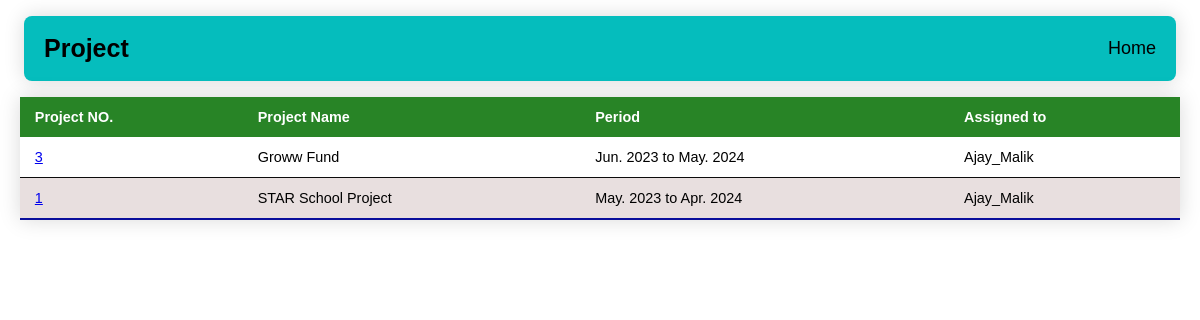
The app's page /ycda/index/ (signed in) with its own data.
### myAPP/models.py (models this page shows, shortened)
class Project_DIP(models.Model):
 project_name=models.CharField(max_length=200)
 category_id = models.ForeignKey("Project_Category", on_delete=models.CASCADE)
 assigned_to = models.ForeignKey(User, on_delete=models.CASCADE)
 budget = models.CharField(max_length=200)
 start_date = models.DateField()
 end_date = models.DateField()
 period = models.IntegerField()
 donor_name=models.CharField(max_length=200)
 created_at = models.DateTimeField('created at', auto_now_add=True)
 updated_at = models.DateTimeField('updated at', auto_now=True)

### myAPP/views.py (the view)
# urls.py: path('index/', index, name='index'),
@login_required(login_url='login')
def index(request):
 x=0
 if user_belongs_to_group(request.user,'CEO'):
     x = 1
     projects = Project_DIP.objects.order_by('-created_at')[:50]
 elif user_belongs_to_group(request.user,'ProjectManager'):
     user = request.user.id
     projects = Project_DIP.objects.select_related('assigned_to').filter(assigned_to = user).order_by('-created_at')[:50]
 else:
     projects = Project_DIP.objects.order_by('-created_at')[:50]
 return render(request,'myAPP/index.html', {'projects': projects,'user':x})

### myAPP/views.py (called while the page is built)
def user_belongs_to_group(user, group_name):
    try:
        group = Group.objects.get(name=group_name)
    except Group.DoesNotExist:
        return False
    return user.groups.filter(name=group_name).exists()

### myAPP/templates/myAPP/index.html (shortened to what this page needs)
{% extends 'myAPP/baseProject.html' %}
{% block content %}
<table class="styled-table">
    <thead>
      <tr>
        <th>Project NO.</th>
        <th>Project Name</th>
        <th>Period</th>
        <th>Assigned to</th>
  </tr>
</thead>
 <tbody>
   {% for project in projects %}
   <tr>
     <td class="num"><a href="/project/{{project.id}}">{{project.id}}</td>
      <td>{{project.project_name}}</td>
      <td>{{project.start_date |date:"M. Y"}} to {{ project.end_date|date:"M. Y"}}</td>
      <td>{{project.assigned_to}}</td>
  </tr>
  {% endfor %}
  </tbody>
</table>
{% endblock %}

### myAPP/static/css/style.css (style rules this page uses)
.styled-table { border-collapse: collapse; margin: 25px 0; width:98%; margin-top: 1%; margin-left:1%; margin-right:1%; font-size: 0.9em; font-family: sans-serif; min-width: 200px; box-shadow: 0 0 20px rgba(0, 0, 0, 0.15); }
.styled-table thead tr { background-color: #288426; color: #ffffff; text-align: left; }
.styled-table th, .styled-table td { padding: 12px 15px; }
.styled-table tbody tr { border-bottom: 1px solid #0c0b0b; }
.styled-table tbody tr:nth-of-type(even) { background-color: #e8dfdf; }
.styled-table tbody tr:last-of-type { border-bottom: 2px solid #0a0e9b; }
.num { color: blue; }

### myAPP/templates/myAPP/baseProject.html (style rules this page uses)
.num { color: blue; }

### records on screen
Project_DIP: id "3", project_name "Groww Fund", start_date "Jun. 2023", end_date "May. 2024", assigned_to "Ajay_Malik"
Project_DIP: id "1", project_name "STAR School Project", start_date "May. 2023", end_date "Apr. 2024", assigned_to "Ajay_Malik"
